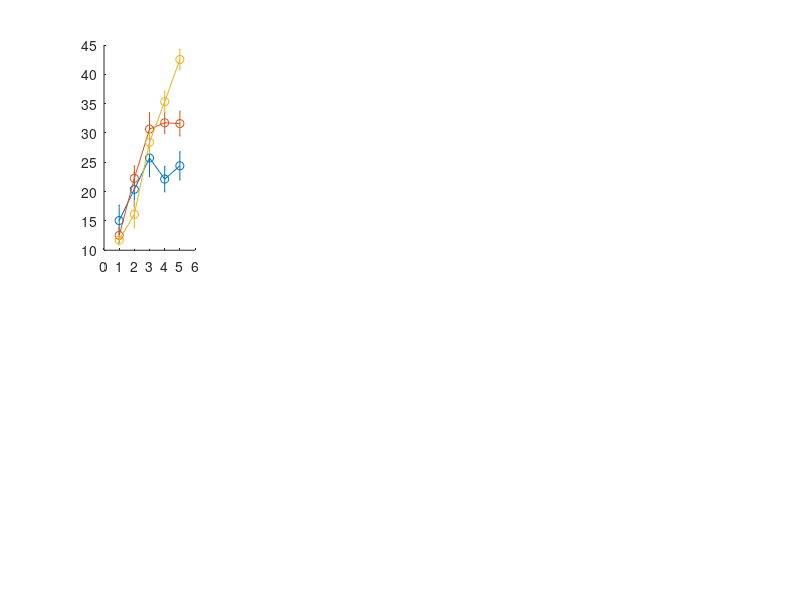

Recreate this plot in MATLAB. (Note: this script raises an error after producing the figure.)
newcolors = [.6 .7 .9; 0.8 .9 .6; 1 .7 .7;.9 .9 .5; .7 .7 .7];
sp = 1:5;
sp_eb = [1:5;1:5;1:5];
tf = [3:7;2:6;1:5];
sp_label = {'20','40','80','160','320'};
tf_label = {'5','10','20','40','80','160','320'};

%% Rearrange the sample units (Figure 4A)
figure('position',[50 50 1450 540])

pos_trend = [15.0667   12.5333   11.7333
   20.4000   22.2667   16.1333
   25.7333   30.6667   28.4000
   22.1333   31.7333   35.3333
   24.4000   31.6000   42.5333]'; % real data - 3b u30
sem = [2.5995    1.2912    0.7647
    2.8531    2.1133    2.3132
    3.1867    2.7968    1.9276
    2.1701    1.7977    1.8352
    2.3938    2.1040    1.7379]';
subplot(251)
errorbar(sp_eb',pos_trend',sem','o-','linewidth',2)
set(gca,'box','off','tickdir','out','linewidth',1.5,'fontsize',16)
xlim([0 6])
ylabel('firing rate (Hz)')
set(gca,'xtick',1:5,'xticklabel',sp_label)
ylim([0 48])
% title('type 1 - positive trend','color',newcolors(1,:))
xlabel('speed (mm/s)')
ylims = get(gca,'ylim');
text(0.5,ylims(2)*0.9,'unit #330','color',[.6 .6 .6],'fontsize',16)

subplot(256)
errorbar(tf',pos_trend',sem','o-','linewidth',2)
set(gca,'box','off','tickdir','out','linewidth',1.5,'fontsize',16)
xlim([0 8])
ylabel('firing rate (Hz)')
set(gca,'xtick',1:7,'xticklabel',tf_label)
ylim([0 48])
xlabel('temporal frequency (Hz)')

pos_trend = [0.5333    1.0667         0
    3.7333    4.1333    0.1333
   10.8000   10.4000    1.6000
   16.9333   17.0667   11.2000
   21.6000   19.4667   24.4000]'; % area 2, u31
sem = [0.2948    0.3875         0
    0.9491    0.8061    0.1333
    1.8693    1.6245    0.7901
    1.2579    2.2470    2.6007
    1.9656    3.5288    1.5782]';

subplot(252)
errorbar(sp_eb',pos_trend',sem','o-','linewidth',2)
set(gca,'box','off','tickdir','out','linewidth',1.5,'fontsize',16)
xlim([0 6])
set(gca,'xtick',1:5,'xticklabel',sp_label)
ylim([0 48])
% title('type 1 - positive trend','color',newcolors(1,:))
xlabel('speed (mm/s)')
ylims = get(gca,'ylim');
text(0.5,ylims(2)*0.9,'unit #231','color',[.6 .6 .6],'fontsize',16)

subplot(257)
errorbar(tf',pos_trend',sem','o-','linewidth',2)
set(gca,'box','off','tickdir','out','linewidth',1.5,'fontsize',16)
xlim([0 8])
set(gca,'xtick',1:7,'xticklabel',tf_label)
ylim([0 48])
xlabel('temporal frequency (Hz)')

inverted = [33.8667   41.6000   21.4667
   43.6000   52.9333   26.5333
   44.6667   61.7333   44.8000
   42.4000   60.2667   56.5333
   44.0000   46.8000   61.2000]';  % real data - 3b u10
sem =[4.0108    4.2667    2.7502
    4.8648    3.8183    3.4624
    4.3010    6.0583    3.5344
    4.3854    5.2051    4.7420
    4.8929    6.2268    4.5344]';

subplot(253)
errorbar(sp_eb',inverted',sem','o-','linewidth',2)
set(gca,'box','off','tickdir','out','linewidth',1.5,'fontsize',16)
xlim([0 6])
set(gca,'xtick',1:5,'xticklabel',sp_label)
ylim([0 75])
% title('type 2 - inverted V','color',newcolors(2,:))
ylims = get(gca,'ylim');
text(0.5,ylims(2)*0.9,'unit #310','color',[.6 .6 .6],'fontsize',16)
xlabel('speed (mm/s)')

subplot(258)
errorbar(tf',inverted',sem','o-','linewidth',2)
set(gca,'box','off','tickdir','out','linewidth',1.5,'fontsize',16)
xlim([0 8])
set(gca,'xtick',1:7,'xticklabel',tf_label)
ylim([0 75])
xlabel('temporal frequency (Hz)')

inverted = [0.1333    1.7333    2.0000
    1.8667    2.9333    3.3333
    1.2000    5.0667    6.0000
    1.2000    7.4667    8.8000
    0.8000    6.5333    8.9333]';  % area 1 u31
sem = [
    0.1333    0.7963    0.4554
    0.8000    1.2220    0.5352
    0.5425    1.0480    0.5352
    0.5425    1.4767    1.1453
    0.4532    1.5832    1.4613]';

subplot(254)
errorbar(sp_eb',inverted',sem','o-','linewidth',2)
set(gca,'box','off','tickdir','out','linewidth',1.5,'fontsize',16)
xlim([0 6])
set(gca,'xtick',1:5,'xticklabel',sp_label)
ylim([0 12])
% title('type 2 - inverted V','color',newcolors(2,:))
ylims = get(gca,'ylim');
text(0.5,ylims(2)*0.9,'unit #131','color',[.6 .6 .6],'fontsize',16)
xlabel('speed (mm/s)')

subplot(259)
errorbar(tf',inverted',sem','o-','linewidth',2)
set(gca,'box','off','tickdir','out','linewidth',1.5,'fontsize',16)
xlim([0 8])
set(gca,'xtick',1:7,'xticklabel',tf_label)
ylim([0 12])
xlabel('temporal frequency (Hz)')
saveas(gcf,'../results/Fig4A_1st_row.png')

%%%%
figure('position',[50 50 1450 540])

neg_trend = [6.2667   10.8000   24.0000
    1.3333    4.9333   19.8667
    4.4000    6.2667   18.9333
    3.6000    5.6000   15.4667
    4.2667    5.0667   13.3333]';  % real data - a1 u38
sem = [3.1367    3.5414    2.4585
    0.8195    1.5782    2.2701
    1.7894    2.4184    2.9535
    1.4340    1.3742    2.5701
    1.0667    2.3077    1.9975]';

subplot(251)
errorbar(sp_eb',neg_trend',sem','o-','linewidth',2)
set(gca,'box','off','tickdir','out','linewidth',1.5,'fontsize',16)
xlim([0 6])
set(gca,'xtick',1:5,'xticklabel',sp_label)
ylim([0 33])
% title('type 3 - negative trend','color',newcolors(3,:))
ylims = get(gca,'ylim');
text(0.5,ylims(2)*0.9,'unit #138','color',[.6 .6 .6],'fontsize',16)
xlabel('speed (mm/s)')
ylabel('firing rate (Hz)')

subplot(256)
errorbar(tf',neg_trend',sem','o-','linewidth',2)
set(gca,'box','off','tickdir','out','linewidth',1.5,'fontsize',16)
xlim([0 8])
set(gca,'xtick',1:7,'xticklabel',tf_label)
ylim([0 33])
xlabel('temporal frequency (Hz)')
ylabel('firing rate (Hz)')

v = [5.0667    9.8667   11.7333
    5.3333    7.0667    8.5333
    5.2000    6.9333    6.4000
    7.4667    8.5333    4.1333
   14.0000   14.8000    4.6667]';  % real data - 3b u49
sem =[0.7647    1.1102    1.6123
    1.1244    1.7104    1.4360
    0.5778    1.1556    1.2539
    0.5692    1.3799    0.8988
    0.3583    1.2325    1.7011]';

subplot(253)
errorbar(sp_eb',v',sem','o-','linewidth',2)
set(gca,'box','off','tickdir','out','linewidth',1.5,'fontsize',16)
xlim([0 6])
set(gca,'xtick',1:5,'xticklabel',sp_label)
ylim([0 23])
% title('type 4 - V-shaped','color',newcolors(4,:))
ylims = get(gca,'ylim');
text(0.5,ylims(2)*0.9,'unit #349','color',[.6 .6 .6],'fontsize',16)
xlabel('speed (mm/s)')
subplot(258)
errorbar(tf',v',sem','o-','linewidth',2)
set(gca,'box','off','tickdir','out','linewidth',1.5,'fontsize',16)
xlim([0 8])
set(gca,'xtick',1:7,'xticklabel',tf_label)
ylim([0 23])
xlabel('temporal frequency (Hz)')

neg_trend = [6.2667   21.3333   21.6000
    5.6000   17.8667   16.5333
    5.8667   18.6667   16.8000
    6.5333   18.1333   17.0667
    7.8667   14.2667   15.4667]'; % area 3b u47
sem = [0.4889    2.3264    4.7570
    0.6828    1.3363    2.9960
    0.4949    1.7328    3.3033
    0.9625    2.2853    3.1789
    0.8766    0.7180    1.9696]';

subplot(252)
errorbar(sp_eb',neg_trend',sem','o-','linewidth',2)
set(gca,'box','off','tickdir','out','linewidth',1.5,'fontsize',16)
xlim([0 6])
set(gca,'xtick',1:5,'xticklabel',sp_label)
ylim([0 28])
% title('type 3 - negative trend','color',newcolors(3,:))
ylims = get(gca,'ylim');
text(0.5,ylims(2)*0.9,'unit #347','color',[.6 .6 .6],'fontsize',16)
xlabel('speed (mm/s)')
subplot(257)
errorbar(tf',neg_trend',sem','o-','linewidth',2)
set(gca,'box','off','tickdir','out','linewidth',1.5,'fontsize',16)
xlim([0 8])
set(gca,'xtick',1:7,'xticklabel',tf_label)
ylim([0 28])
xlabel('temporal frequency (Hz)')

v = [13.0667   11.8667    7.7333
   12.6667   11.3333    6.6667
   11.8667    9.6000    6.5333
   12.9333   11.6000   12.0000
   13.8667   12.1333   11.7333]'; % area 1 u14
sem = [ 2.3247    2.3472    1.8195
    2.4119    2.7559    2.5376
    2.3303    1.8086    3.4164
    3.8235    1.8545    3.7765
    2.9561    2.1171    3.1727]';

subplot(254)
errorbar(sp_eb',v',sem','o-','linewidth',2)
set(gca,'box','off','tickdir','out','linewidth',1.5,'fontsize',16)
xlim([0 6])
set(gca,'xtick',1:5,'xticklabel',sp_label)
ylim([0 23])
% title('type 4 - V-shaped','color',newcolors(4,:))
ylims = get(gca,'ylim');
text(0.5,ylims(2)*0.9,'unit #114','color',[.6 .6 .6],'fontsize',16)
xlabel('speed (mm/s)')
subplot(259)
errorbar(tf',v',sem','o-','linewidth',2)
set(gca,'box','off','tickdir','out','linewidth',1.5,'fontsize',16)
xlim([0 8])
set(gca,'xtick',1:7,'xticklabel',tf_label)
ylim([0 23])
xlabel('temporal frequency (Hz)')
saveas(gcf,'../results/Fig4A_2nd_row.png')

%%%%
figure('position',[50 50 1450 540])
other = [4.8000   17.0667   10.2667
    7.0667   13.4667   11.8667
    6.1333   14.4000   15.0667
    5.4667   11.2000   12.0000
    5.6000    9.3333    4.9333]';  % real data - 3b u42
sem = [1.1624    1.9250    1.7219
    1.4477    1.2000    2.2788
    0.8709    2.1755    2.5067
    1.0027    1.8877    2.2044
    0.9280    1.1067    0.8900]';

subplot(251)
errorbar(sp_eb',other',sem','o-','linewidth',2)
set(gca,'box','off','tickdir','out','linewidth',1.5,'fontsize',16)
xlim([0 6])
set(gca,'xtick',1:5,'xticklabel',sp_label)
ylim([0 28])
% title('type 5 - other','color',newcolors(5,:))
% legend('1 mm','2 mm','4 mm','box','off','color','none')
ylims = get(gca,'ylim');
text(0.5,ylims(2)*0.9,'unit #342','color',[.6 .6 .6],'fontsize',16)
xlabel('speed (mm/s)')
ylabel('firing rate (Hz)')
subplot(256)
errorbar(tf',other',sem','o-','linewidth',2)
set(gca,'box','off','tickdir','out','linewidth',1.5,'fontsize',16)
xlim([0 8])
set(gca,'xtick',1:7,'xticklabel',tf_label)
ylim([0 28])
xlabel('temporal frequency (Hz)')
ylabel('firing rate (Hz)')



other = [34.2667    6.6667   16.5333
   35.8667    9.6000   21.0667
   30.4000    9.0667   20.6667
   31.2000   10.9333   18.2667
   18.1333   12.2667   10.5333]';  % area 1 u57
sem=[3.9405    1.0328    2.8611
    3.8152    1.7756    4.9042
    2.9535    1.8940    5.3306
    2.2767    2.9401    3.8235
    2.3702    1.7075    1.5581]';

subplot(252)
errorbar(sp_eb',other',sem','o-','linewidth',2)
set(gca,'box','off','tickdir','out','linewidth',1.5,'fontsize',16)
xlim([0 6])
set(gca,'xtick',1:5,'xticklabel',sp_label)
ylim([0 52])
% title('type 5 - other','color',newcolors(5,:))
% legend('1 mm','2 mm','4 mm','box','off','color','none')
ylims = get(gca,'ylim');
text(0.5,ylims(2)*0.9,'unit #157','color',[.6 .6 .6],'fontsize',16)
xlabel('speed (mm/s)')
subplot(257)
errorbar(tf',other',sem','o-','linewidth',2)
set(gca,'box','off','tickdir','out','linewidth',1.5,'fontsize',16)
xlim([0 8])
set(gca,'xtick',1:7,'xticklabel',tf_label)
ylim([0 52])
xlabel('temporal frequency (Hz)')
saveas(gcf,'../results/Fig4A_3rd_row.png')

%% Proportions in each area (Figure 4B)
cat_n_3b = [15 13 1 9 2];
cat_n_a1 = [18 5 4 17 4];
cat_n_a2 = [25 5 0 8 1];
cat_n_all = [cat_n_3b/40;cat_n_a1/48;cat_n_a2/39]*100;
newcolors = [.6 .7 .9; 0.8 .9 .6; 1 .7 .7;.9 .9 .5; .7 .7 .7];

figure; colororder(newcolors);
bar(cat_n_all)
legend('positive trend','inverted V','negative trend','V-shaped','other','location','eastoutside','box','off','color','none')
set(gca,'box','off','tickdir','out','xticklabel',{'area 3b','area 1','area 2'},'linewidth',1.5,'fontsize',18)
ylabel('proportion (%)')
text(0.7,.8*100,'(n = 40)','fontsize',16)
text(1.7,.8*100,'(n = 48)','fontsize',16)
text(2.7,.8*100,'(n = 39)','fontsize',16)
ylim([0 1.1*80])
set(gca,'ytick',0:0.2*100:.6*100)
saveas(gcf,'../results/Fig4B.png')
